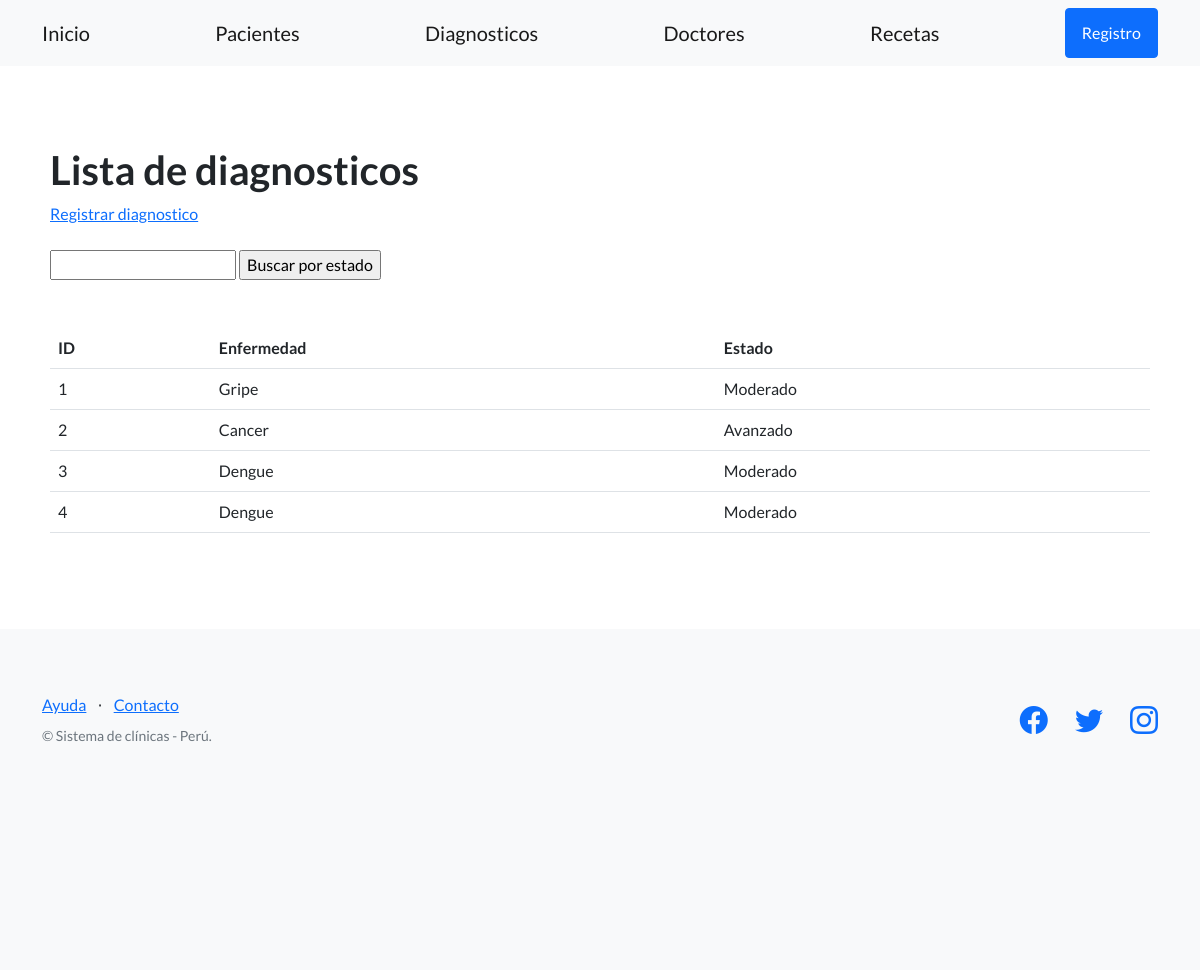
The app's page /clinica/diagnosticos/, older data.
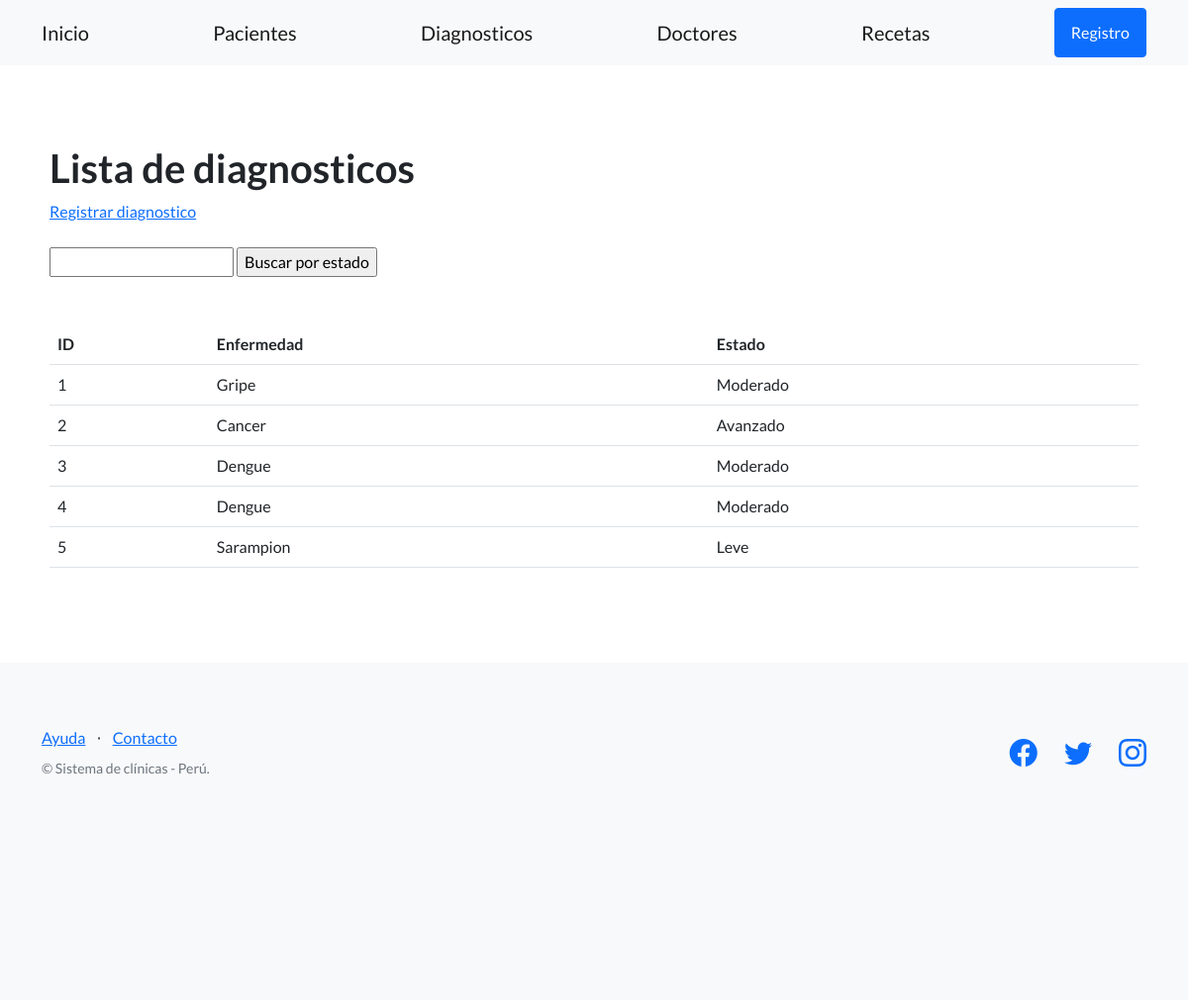
The same page, newer data.
### control_clinica/models.py (models this page shows, shortened)
class Diagnostico(models.Model):
    enfermedad = models.CharField(max_length=164)
    estado = models.CharField(max_length=164)

### control_clinica/views.py (the view)
# urls.py: path('diagnosticos/', DiagnosticoListView.as_view(), name='listar_diagnosticos'),
class DiagnosticoListView(ListView):
    model = Diagnostico
    template_name='control_clinica/lista_diagnosticos.html'

### control_clinica/templates/control_clinica/lista_diagnosticos.html (shortened to what this page needs)
{% extends "control_clinica/base.html" %}
{% block contenido %}
<section>
    <div>
        <h1>Lista de diagnosticos</h1>
        <a href="{% url 'registrar_diagnostico' %}">Registrar diagnostico</a>
        <br><br>
        <form action="{% url 'buscar_estado' %}" method="post">
            <input type="text" name="busqueda">
            <input type="submit" value="Buscar por estado">
        </form>
        <br><br>
        <table class="table">
            <tbody>
                <tr>
                    <th>ID</th>
                    <th>Enfermedad</th>
                    <th>Estado</th>
                </tr>
                {% for diagnostico in object_list %}
                <tr>
                    <td>{{ diagnostico.id }} </td>
                    <td>{{ diagnostico.enfermedad}} </td>
                    <td>{{ diagnostico.estado }} </td>
                </tr>
                {% endfor %}
            </tbody>
        </table>
    </div>
</section>
{% endblock contenido %}

Row changes from the older to the newer data that the page shows:
added Diagnostico: id "5", enfermedad "Sarampion", estado "Leve"
